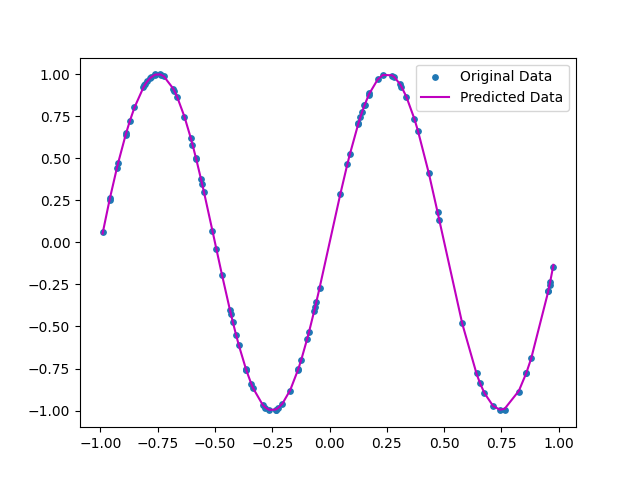

Python code for this plot:
import numpy as np
import matplotlib.pyplot as plt
from sklearn.metrics import mean_squared_error
from sklearn.preprocessing import PolynomialFeatures 
from sklearn.linear_model import LinearRegression

np.random.seed(0)
x= np.random.rand(100,1) * 2 - 1
# some negative values
x[:50] = x[:50] * -1
y = np.sin(2 * np.pi * x) 

#poly-features gives shape to the curve
poly_features = PolynomialFeatures(degree=10)
x_poly = poly_features.fit_transform(x)

model = LinearRegression()
model.fit(x_poly, y)

y_poly_pred = model.predict(x_poly)

rmse = np.sqrt(mean_squared_error(y,y_poly_pred))
print("Root Mean Squared Error: ", rmse)

plt.scatter(x, y, s=15, label='Original Data')
sorted_zip = sorted(zip(x,y_poly_pred), key=lambda x: x[0])
x, y_poly_pred = zip(*sorted_zip)
plt.plot(x, y_poly_pred, color='m', label='Predicted Data')
plt.legend(loc = 'upper right')
plt.show()
